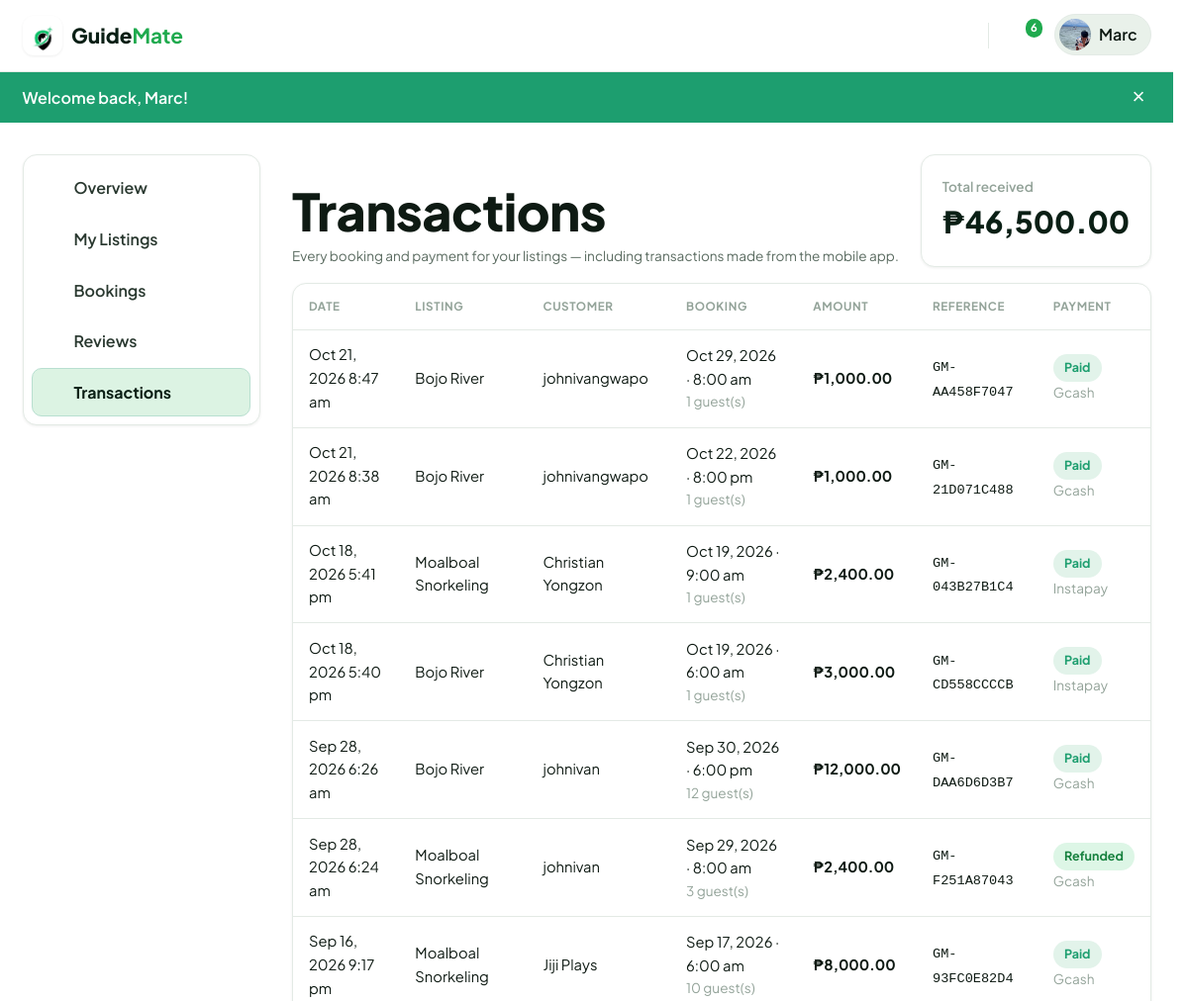
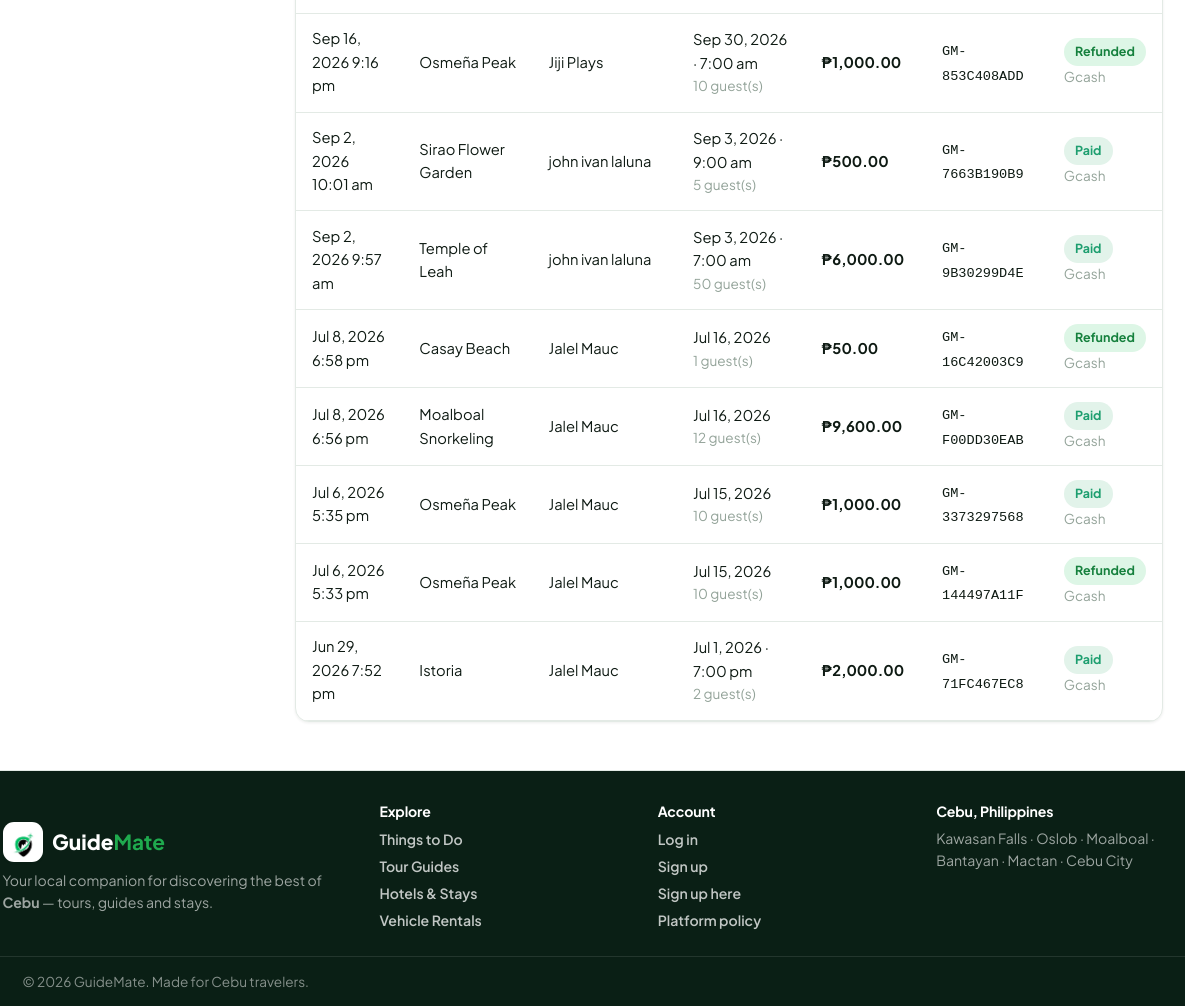
/public/dashboard/transactions (signed in), run on the app's committed database (2 pictures, top to bottom).
### tables this page shows
CREATE TABLE `users` (
  `id` int(10) UNSIGNED NOT NULL,
  `name` varchar(120) NOT NULL,
  `email` varchar(190) NOT NULL,
  `password` varchar(255) NOT NULL,
  `role` enum('admin','guide','tourist','rental_provider','hotel_admin') NOT NULL DEFAULT 'tourist',
  `phone` varchar(40) DEFAULT NULL,
  `avatar` varchar(255) DEFAULT NULL,
  `bio` text DEFAULT NULL,
  `location` varchar(120) DEFAULT NULL,
  `is_active` tinyint(1) NOT NULL DEFAULT 1,
  `suspension_reason` varchar(500) DEFAULT NULL,
  `suspended_at` timestamp NULL DEFAULT NULL,
  `guide_status` enum('none','pending','approved','rejected') NOT NULL DEFAULT 'none',
  `revenue` decimal(12,2) NOT NULL DEFAULT 0.00,
  `total_requests` int(10) UNSIGNED NOT NULL DEFAULT 0,
  `guide_review_note` varchar(500) DEFAULT NULL,
  `guide_reviewed_at` timestamp NULL DEFAULT NULL,
  `guide_warned` tinyint(1) NOT NULL DEFAULT 0,
  `guide_warning_note` varchar(500) DEFAULT NULL,
  `admin_totp_secret` varchar(64) DEFAULT NULL,
  `admin_totp_enabled` tinyint(1) NOT NULL DEFAULT 0,
  `created_at` timestamp NOT NULL DEFAULT current_timestamp(),
  `updated_at` timestamp NOT NULL DEFAULT current_timestamp() ON UPDATE current_timestamp(),
  `last_seen_at` timestamp NULL DEFAULT NULL,
  `last_login_at` timestamp NULL DEFAULT NULL,
  `oauth_provider` varchar(20) DEFAULT NULL,
  `oauth_id` varchar(191) DEFAULT NULL,
  `login_count` int(10) UNSIGNED NOT NULL DEFAULT 0
);

CREATE TABLE `bookings` (
  `id` int(10) UNSIGNED NOT NULL,
  `listing_id` int(10) UNSIGNED NOT NULL,
  `room_id` int(10) UNSIGNED DEFAULT NULL,
  `user_id` int(10) UNSIGNED NOT NULL,
  `booking_date` date NOT NULL,
  `check_in_date` date DEFAULT NULL,
  `check_out_date` date DEFAULT NULL,
  `nights` int(10) UNSIGNED NOT NULL DEFAULT 1,
  `booking_time` time DEFAULT NULL,
  `booking_end_time` time DEFAULT NULL,
  `booking_dates` text DEFAULT NULL,
  `guests` int(11) NOT NULL DEFAULT 1,
  `total_amount` decimal(10,2) NOT NULL DEFAULT 0.00,
  `deposit_amount` decimal(10,2) NOT NULL DEFAULT 0.00,
  `balance_amount` decimal(10,2) NOT NULL DEFAULT 0.00,
  `payment_stage` enum('full','deposit_paid','balance_due','settled') NOT NULL DEFAULT 'full',
  `status` enum('pending','confirmed','completed','cancelled','disputed','refunded') NOT NULL DEFAULT 'pending',
  `hotel_status` enum('pending','deposit_paid','confirmed','checked_in','completed','cancelled','no_show') DEFAULT NULL,
  `notes` varchar(500) DEFAULT NULL,
  `verify_token` varchar(64) DEFAULT NULL,
  `verified_at` timestamp NULL DEFAULT NULL,
  `unit_completed_at` timestamp NULL DEFAULT NULL,
  `provider_completed_at` timestamp NULL DEFAULT NULL,
  `promo_code_id` int(10) UNSIGNED DEFAULT NULL,
  `discount_amount` decimal(10,2) NOT NULL DEFAULT 0.00,
  `reminder_sent` tinyint(1) NOT NULL DEFAULT 0,
  `created_at` timestamp NOT NULL DEFAULT current_timestamp(),
  `updated_at` timestamp NOT NULL DEFAULT current_timestamp() ON UPDATE current_timestamp()
);

CREATE TABLE `payments` (
  `id` int(10) UNSIGNED NOT NULL,
  `booking_id` int(10) UNSIGNED NOT NULL,
  `amount` decimal(10,2) NOT NULL,
  `method` varchar(40) NOT NULL DEFAULT 'card',
  `status` enum('pending','paid','refunded','failed') NOT NULL DEFAULT 'pending',
  `reference` varchar(64) NOT NULL,
  `paid_at` timestamp NULL DEFAULT NULL,
  `created_at` timestamp NOT NULL DEFAULT current_timestamp()
);

CREATE TABLE `listings` (
  `id` int(10) UNSIGNED NOT NULL,
  `user_id` int(10) UNSIGNED NOT NULL,
  `category_id` int(10) UNSIGNED NOT NULL,
  `title` varchar(160) NOT NULL,
  `slug` varchar(180) NOT NULL,
  `summary` varchar(255) DEFAULT NULL,
  `description` text NOT NULL,
  `area` varchar(120) NOT NULL,
  `address` varchar(255) DEFAULT NULL,
  `latitude` decimal(10,7) DEFAULT NULL,
  `longitude` decimal(10,7) DEFAULT NULL,
  `price` decimal(10,2) NOT NULL DEFAULT 0.00,
  `price_unit` varchar(40) NOT NULL DEFAULT 'per person',
  `duration` varchar(80) DEFAULT NULL,
  `included` text DEFAULT NULL,
  `not_included` text DEFAULT NULL,
  `cover_image` varchar(255) DEFAULT NULL,
  `status` enum('pending','approved','rejected') NOT NULL DEFAULT 'pending',
  `is_featured` tinyint(1) NOT NULL DEFAULT 0,
  `sale_price` decimal(10,2) DEFAULT NULL,
  `sale_ends_at` date DEFAULT NULL,
  `created_at` timestamp NOT NULL DEFAULT current_timestamp(),
  `updated_at` timestamp NOT NULL DEFAULT current_timestamp() ON UPDATE current_timestamp()
);

### app/Views/guide/transactions.php (the view)
<?php
$transactions = $transactions ?? [];
$paidTotal = $paidTotal ?? 0.0;
$payBadge = static function (string $status): array {
    return [
        'paid' => ['cls' => 'pill-confirmed', 'label' => 'Paid'],
        'refunded' => ['cls' => 'pill-cancelled', 'label' => 'Refunded'],
        'pending' => ['cls' => 'pill-pending', 'label' => 'Pending'],
    ][$status] ?? ['cls' => 'pill-pending', 'label' => 'Unpaid'];
};
?>
<div class="container">
    <div class="dash-layout">
        <?= \App\Core\View::partial('partials/dash-nav') ?>
        <div>
            <div class="section-head" style="margin-bottom:1rem;">
                <div>
                    <h1 class="mb-0">Transactions</h1>
                    <p class="hint mb-0">Every booking and payment for your listings — including transactions made from the mobile app.</p>
                </div>
                <div class="stat" style="min-width:180px;">
                    <div class="label">Total received</div>
                    <div class="value"><?= e(money($paidTotal)) ?></div>
                </div>
            </div>
            <div class="panel">
                <div class="panel-body" style="padding:0;">
                    <?php if ($transactions === []): ?>
                        <div class="empty-state" style="padding:2.5rem 1rem;">
                            <p class="mb-0">No transactions yet. Bookings and payments will appear here as travelers reserve your listings.</p>
                        </div>
                    <?php else: ?>
                        <div style="overflow-x:auto;">
                            <table class="table">
                                <thead>
                                    <tr>
                                        <th>Date</th>
                                        <th>Listing</th>
                                        <th>Customer</th>
                                        <th>Booking</th>
                                        <th>Amount</th>
                                        <th>Reference</th>
                                        <th>Payment</th>
                                    </tr>
                                </thead>
                                <tbody>
                                    <?php foreach ($transactions as $t): ?>
                                        <?php
                                        $status = (string) ($t['payment_status'] ?? '');
                                        $badge = $payBadge($status);
                                        $when = $t['paid_at'] ?: $t['created_at'];
                                        $amount = $t['paid_amount'] !== null ? (float) $t['paid_amount'] : (float) ($t['total_amount'] ?? 0);
                                        ?>
                                        <tr>
                                            <td><?= e($when ? date('M j, Y g:i a', strtotime((string) $when)) : '—') ?></td>
                                            <td><?= e((string) ($t['listing_title'] ?? '')) ?></td>
                                            <td><?= e((string) ($t['customer_name'] ?? '')) ?></td>
                                            <td>
                                                <?= e($t['booking_date'] ? date('M j, Y', strtotime((string) $t['booking_date'])) : '—') ?>
                                                <?php if (!empty($t['booking_time'])): ?>
                                                    · <?= e(date('g:i a', strtotime((string) $t['booking_time']))) ?><?= !empty($t['booking_end_time']) ? ' – ' . e(date('g:i a', strtotime((string) $t['booking_end_time']))) : '' ?>
                                                <?php endif; ?>
                                                <div class="hint" style="margin:0;"><?= (int) ($t['guests'] ?? 0) ?> guest(s)</div>
                                            </td>
                                            <td><strong><?= e(money($amount)) ?></strong></td>
                                            <td><span style="font-family:ui-monospace,SFMono-Regular,Menlo,monospace;font-size:.85rem;"><?= e((string) ($t['payment_reference'] ?? '—')) ?></span></td>
                                            <td>
                                                <span class="pill <?= $badge['cls'] ?>"><?= e($badge['label']) ?></span>
                                                <?php if (!empty($t['payment_method'])): ?>
                                                    <div class="hint" style="margin:0;"><?= e(ucfirst((string) $t['payment_method'])) ?></div>
                                                <?php endif; ?>
                                            </td>
                                        </tr>
                                    <?php endforeach; ?>
                                </tbody>
                            </table>
                        </div>
                    <?php endif; ?>
                </div>
            </div>
        </div>
    </div>
</div>

### app/Core/Router.php (shortened to what the rows shown need)
<?php
final class Router
{
    private array $routes = [];
    private function add(string $method, string $pattern, array $handler, array $guards): void
    {
        $this->routes[] = [
            'method' => $method,
            'pattern' => $pattern,
            'handler' => $handler,
            'guards' => $guards,
        ];
    }
    public function dispatch(string $method, string $uri): void
    {
        $path = $this->normalize($uri);
        $method = strtoupper($method);
        foreach ($this->routes as $route) {
            if ($route['method'] !== $method) {
                continue;
            }
            $regex = $this->compile($route['pattern']);
            if (preg_match($regex, $path, $matches) === 1) {
                $params = array_filter($matches, 'is_string', ARRAY_FILTER_USE_KEY);
                $this->runGuards($route['guards']);
                $this->invoke($route['handler'], $params);
                return;
            }
        }
    }
    private function compile(string $pattern): string
    {
        $regex = preg_replace('#\{([a-zA-Z_][a-zA-Z0-9_]*)\}#', '(?P<$1>[^/]+)', $pattern);
        return '#^' . $regex . '$#';
    }
    private function normalize(string $uri): string
    {
        $path = parse_url($uri, PHP_URL_PATH) ?: '/';
        $base = App::basePath();
        if ($base !== '' && str_starts_with($path, $base)) {
            $path = substr($path, strlen($base));
        }
        $path = str_replace('/index.php', '', $path);
        $path = '/' . trim($path, '/');
        return $path === '/' ? '/' : rtrim($path, '/');
    }
    private function runGuards(array $guards): void
    {
        foreach ($guards as $guard) {
            switch ($guard) {
                case 'listing_provider':
                    if (!Auth::managesListings()) {
                        abort(403, 'Listing providers only.');
                    }
                    break;
            }
        }
    }
    private function invoke(array $handler, array $params): void
    {
        [$class, $action] = $handler;
        $controller = new $class();
        $controller->{$action}(...array_values($params));
    }
}

### app/Views/layouts/main.php (shortened to what the rows shown need)
<?php
$user = auth_user();
$isGuide = ($user['role'] ?? null) === 'guide';
$current = parse_url($_SERVER['REQUEST_URI'] ?? '/', PHP_URL_PATH) ?: '/';
$base = \App\Core\App::basePath();
if ($base !== '' && str_starts_with($current, $base)) {
    $current = substr($current, strlen($base)) ?: '/';
}
$current = '/' . trim($current, '/');
$publicBrowse = $current === '/'
    || in_array($current, ['/listings', '/things-to-do', '/tour-guides', '/hotels', '/rentals'], true)
    || str_starts_with($current, '/listing/')
    || str_starts_with($current, '/rentals/');
$isMessages = str_starts_with($current, '/messages');
$isDashboard = str_starts_with($current, '/dashboard') || str_starts_with($current, '/profile');
$hideFooter = $isMessages;
$guideWarned = $user && ($user['role'] ?? null) === 'guide' && \App\Models\User::isGuideWarned((int) $user['id']);
$headerUser = ($isGuide && $publicBrowse) ? null : $user;
$unread = 0;
if ($headerUser) {
    $unread = \App\Models\Message::unreadCount((int) $headerUser['id']);
}
$currentLocale = $_SESSION['_locale'] ?? 'en';
?>
<!DOCTYPE html>
<html lang="<?= e($currentLocale === 'tl' ? 'tl' : 'en') ?>">
<head>
    <link rel="stylesheet" href="<?= e(asset('css/style.css')) ?>">
</head>
<body class="<?= e(trim(($isMessages ? 'page-messages ' : '') . ($isDashboard ? 'page-dashboard ' : '') . ($hideFooter ? 'page-no-footer ' : '') . ($guideWarned ? 'guide-warned' : ''))) ?>">
<header class="site-header" id="siteHeader">
    <div class="container header-inner">
<?php if ($isGuide): ?>
            <span class="brand brand-static">
                <span class="brand-mark">◐</span>
                <span class="brand-text">Guide<strong>Mate</strong></span>
            </span>
        <?php endif; ?>
        <nav class="main-nav" id="mainNav">
            <?php if ($headerUser): ?>
                <a href="<?= e(url('/messages')) ?>" class="nav-icon" title="Messages" aria-label="Messages">
                    <?= admin_icon('messages', 22) ?><?php if ($unread > 0): ?><span class="badge"><?= (int) $unread ?></span><?php endif; ?>
                </a>
                <div class="nav-menu">
                    <button class="nav-avatar" id="userMenuBtn">
                        <img src="<?= e(img_src($headerUser['avatar'] ?? null, 'avatar' . $headerUser['id'])) ?>" alt="">
                        <span><?= e(explode(' ', (string) $headerUser['name'])[0]) ?></span>
                    </button>
                </div>
            <?php else: ?>
                <a href="<?= e(url('/login')) ?>" class="btn btn-ghost btn-sm">Log in</a>
                <a href="<?= e(url('/register')) ?>" class="btn btn-primary btn-sm">Sign up</a>
            <?php endif; ?>
        </nav>
    </div>
</header>
<?php foreach (['success' => 'flash-success', 'error' => 'flash-error', 'info' => 'flash-info'] as $key => $cls): ?>
    <?php if ($msg = flash($key)): ?>
        <div class="flash <?= $cls ?>" role="alert">
            <div class="container"><?= e($msg) ?><button class="flash-close" aria-label="Dismiss">&times;</button></div>
        </div>
    <?php endif; ?>
<?php endforeach; ?>
<main>
    <?= $content ?>
</main>
<?php if (!$hideFooter): ?>
<footer class="site-footer<?= $isDashboard ? ' site-footer--dash' : '' ?>">
    <div class="container footer-grid">
        <div>
            <?php if ($isGuide): ?>
                <span class="brand brand-static">
                    <span class="brand-mark">◐</span><span class="brand-text">Guide<strong>Mate</strong></span>
                </span>
            <?php else: ?>
                <a href="<?= e(url('/')) ?>" class="brand">
                    <span class="brand-mark">◐</span><span class="brand-text">Guide<strong>Mate</strong></span>
                </a>
            <?php endif; ?>
            <p class="footer-tag">Your local companion for discovering the best of <strong>Cebu</strong> — tours, guides and stays.</p>
        </div>
        <div>
            <h4>Explore</h4>
            <a href="<?= e(url('/things-to-do')) ?>">Things to Do</a>
            <a href="<?= e(url('/tour-guides')) ?>">Tour Guides</a>
            <a href="<?= e(url('/hotels')) ?>">Hotels &amp; Stays</a>
            <a href="<?= e(url('/rentals')) ?>">Vehicle Rentals</a>
        </div>
        <div>
            <h4>Account</h4>
            <a href="<?= e(url('/login')) ?>">Log in</a>
            <a href="<?= e(url('/register')) ?>">Sign up</a>
            <a href="<?= e(url('/register?role=guide')) ?>">Sign up here</a>
            <a href="<?= e(url('/policy')) ?>">Platform policy</a>
        </div>
        <div>
            <h4>Cebu, Philippines</h4>
            <p class="footer-tag footer-locations">Kawasan Falls · Oslob · Moalboal · Bantayan · Mactan · Cebu City</p>
        </div>
    </div>
    <div class="footer-bottom">
        <div class="container">© <?= date('Y') ?> GuideMate. Made for Cebu travelers.</div>
    </div>
</footer>
<?php endif; ?>
</body>
</html>

### data on the page
users: role+avatar+id (picture), role+name "Marc"
bookings: payments.paid_at "Oct 21, 2026 8:47 am", listing.title "Bojo River", user.name "johnivangwapo", booking_date "Oct 29, 2026", booking_time "8:00 am", guests "1", payments.amount "₱1,000.00", payments.reference "GM-AA458F7047", payments.status "Paid", payments.method "Gcash"
bookings: payments.paid_at "Oct 21, 2026 8:38 am", listing.title "Bojo River", user.name "johnivangwapo", booking_date "Oct 22, 2026", booking_time "8:00 pm", guests "1", payments.amount "₱1,000.00", payments.reference "GM-21D071C488", payments.status "Paid", payments.method "Gcash"
bookings: payments.paid_at "Oct 18, 2026 5:41 pm", listing.title "Moalboal Snorkeling", user.name "Christian Yongzon", booking_date "Oct 19, 2026", booking_time "9:00 am", guests "1", payments.amount "₱2,400.00", payments.reference "GM-043B27B1C4", payments.status "Paid", payments.method "Instapay"
bookings: payments.paid_at "Oct 18, 2026 5:40 pm", listing.title "Bojo River", user.name "Christian Yongzon", booking_date "Oct 19, 2026", booking_time "6:00 am", guests "1", payments.amount "₱3,000.00", payments.reference "GM-CD558CCCCB", payments.status "Paid", payments.method "Instapay"
bookings: payments.paid_at "Sep 28, 2026 6:26 am", listing.title "Bojo River", user.name "johnivan", booking_date "Sep 30, 2026", booking_time "6:00 pm", guests "12", payments.amount "₱12,000.00", payments.reference "GM-DAA6D6D3B7", payments.status "Paid", payments.method "Gcash"
bookings: payments.paid_at "Sep 28, 2026 6:24 am", listing.title "Moalboal Snorkeling", user.name "johnivan", booking_date "Sep 29, 2026", booking_time "8:00 am", guests "3", payments.amount "₱2,400.00", payments.reference "GM-F251A87043", payments.status "Refunded", payments.method "Gcash"
bookings: payments.paid_at "Sep 16, 2026 9:17 pm", listing.title "Moalboal Snorkeling", user.name "Jiji Plays", booking_date "Sep 17, 2026", booking_time "6:00 am", guests "10", payments.amount "₱8,000.00", payments.reference "GM-93FC0E82D4", payments.status "Paid", payments.method "Gcash"
bookings: payments.paid_at "Sep 16, 2026 9:16 pm", listing.title "Osmeña Peak", user.name "Jiji Plays", booking_date "Sep 30, 2026", booking_time "7:00 am", guests "10", payments.amount "₱1,000.00", payments.reference "GM-853C408ADD", payments.status "Refunded", payments.method "Gcash"
bookings: payments.paid_at "Sep 2, 2026 10:01 am", listing.title "Sirao Flower Garden", user.name "john ivan laluna", booking_date "Sep 3, 2026", booking_time "9:00 am", guests "5", payments.amount "₱500.00", payments.reference "GM-7663B190B9", payments.status "Paid", payments.method "Gcash"
bookings: payments.paid_at "Sep 2, 2026 9:57 am", listing.title "Temple of Leah", user.name "john ivan laluna", booking_date "Sep 3, 2026", booking_time "7:00 am", guests "50", payments.amount "₱6,000.00", payments.reference "GM-9B30299D4E", payments.status "Paid", payments.method "Gcash"
bookings: payments.paid_at "Jul 8, 2026 6:58 pm", listing.title "Casay Beach", user.name "Jalel Mauc", booking_date "Jul 16, 2026", guests "1", payments.amount "₱50.00", payments.reference "GM-16C42003C9", payments.status "Refunded", payments.method "Gcash"
bookings: payments.paid_at "Jul 8, 2026 6:56 pm", listing.title "Moalboal Snorkeling", user.name "Jalel Mauc", booking_date "Jul 16, 2026", guests "12", payments.amount "₱9,600.00", payments.reference "GM-F00DD30EAB", payments.status "Paid", payments.method "Gcash"
bookings: payments.paid_at "Jul 6, 2026 5:35 pm", listing.title "Osmeña Peak", user.name "Jalel Mauc", booking_date "Jul 15, 2026", guests "10", payments.amount "₱1,000.00", payments.reference "GM-3373297568", payments.status "Paid", payments.method "Gcash"
bookings: payments.paid_at "Jul 6, 2026 5:33 pm", listing.title "Osmeña Peak", user.name "Jalel Mauc", booking_date "Jul 15, 2026", guests "10", payments.amount "₱1,000.00", payments.reference "GM-144497A11F", payments.status "Refunded", payments.method "Gcash"
bookings: payments.paid_at "Jun 29, 2026 7:52 pm", listing.title "Istoria", user.name "Jalel Mauc", booking_date "Jul 1, 2026", booking_time "7:00 pm", guests "2", payments.amount "₱2,000.00", payments.reference "GM-71FC467EC8", payments.status "Paid", payments.method "Gcash"

### other printed values
$unread "6"
$msg "Welcome back, Marc!"
money($paidTotal) "₱46,500.00"
